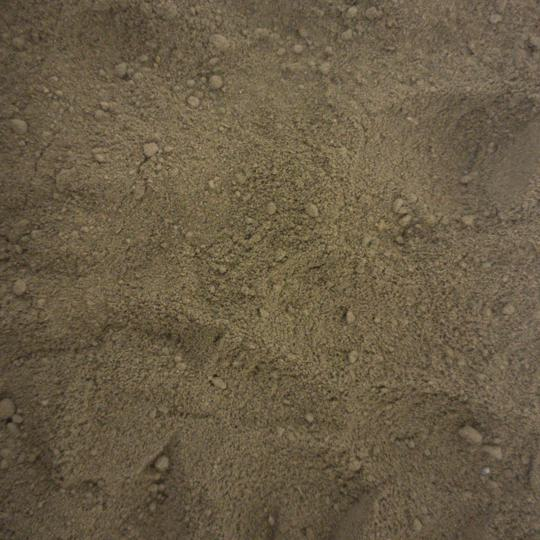
#> input picture image/01.jpg, 540 x 540 px
$ python index.py
#> lines starting #> are read from the running program, lines starting #| are printed output that depends on the picture
print("hello world")


import numpy as np
import matplotlib.pyplot as plt
import skimage.io as io

from copy import deepcopy


image1 = io.imread("image/01.jpg")
#> image1 is the input picture: shape (540, 540, 3); mean R, G, B 106, 92.6, 70.1

red_channel = deepcopy(image1)
green_channel = deepcopy(image1)
blue_channel = deepcopy(image1)

green_channel[:,:,1]=0
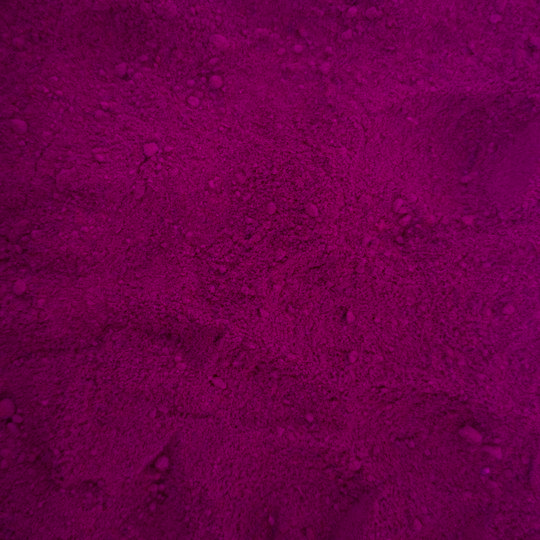
#> green_channel: shape (540, 540, 3); mean R, G, B 106, 0, 70.1
green_channel[:,:,2]=0
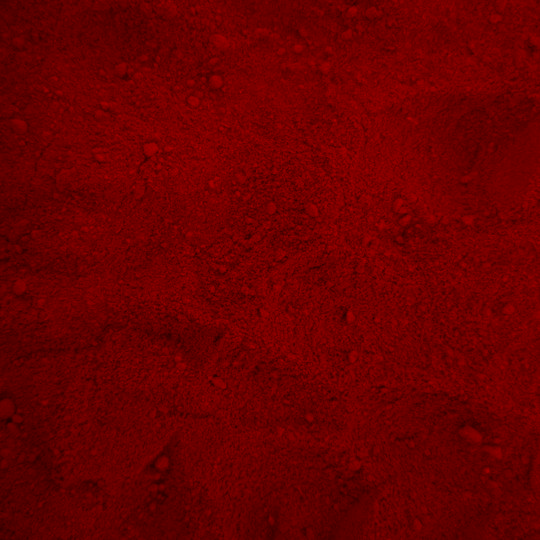
#> green_channel: shape (540, 540, 3); mean R, G, B 106, 0, 0

blue_channel[:,:,1]=0
blue_channel[:,:,2]=0

fig, ax = plt.subplots(ncols=2, nrows = 2)

ax[0,0].imshow(image1)
ax[0,0].set_title('Original')

ax[0,1].imshow(red_channel)
ax[0,1].set_title('red channel')

ax[1,0].imshow(green_channel)
ax[1,0].set_title('green channel')

ax[1,1].imshow(blue_channel)
ax[1,1].set_title('blue channel')

plt.show()
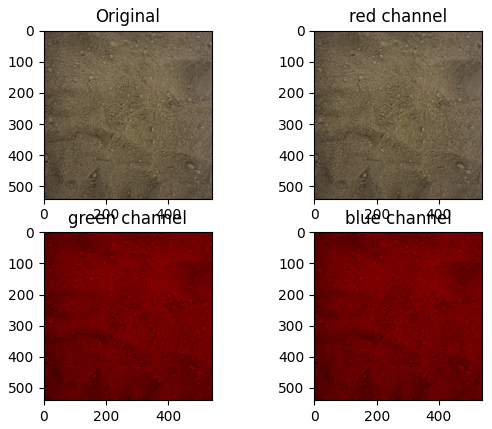
#> figure drawn by matplotlib, 4 panels

$ run again, with image/02.jpg copied over image/01.jpg
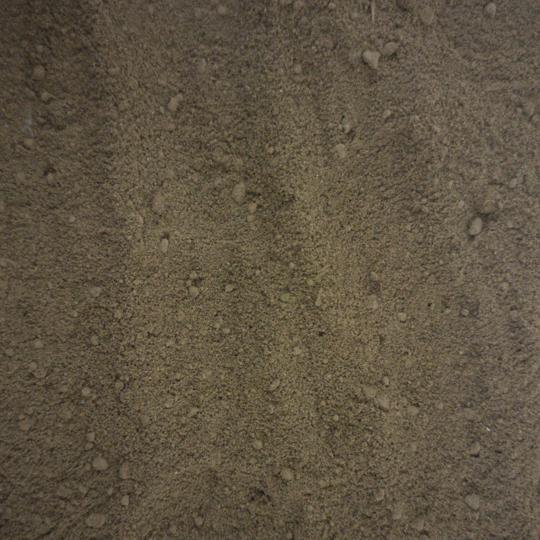
#> input picture image/02.jpg, 540 x 540 px
#> image1 is the input picture: shape (540, 540, 3); mean R, G, B 95.5, 84.2, 66.6
#> `green_channel[:,:,2]=0`:
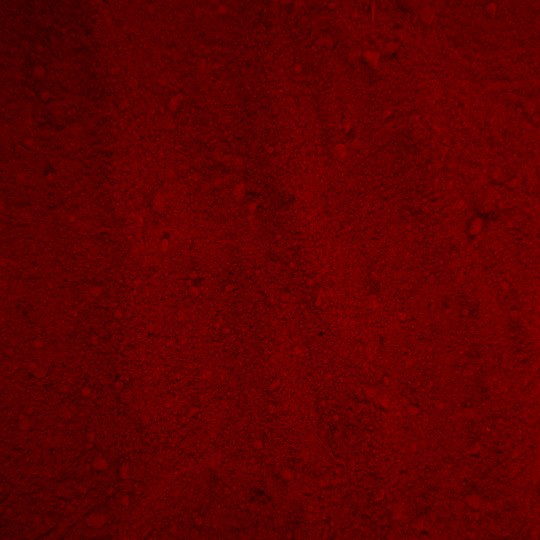
#> green_channel: shape (540, 540, 3); mean R, G, B 95.5, 0, 0
#> `plt.show()`:
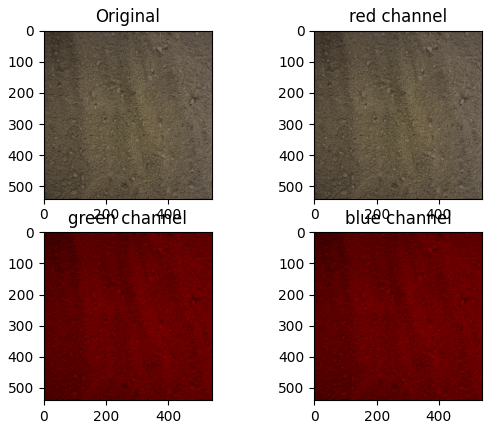
#> figure drawn by matplotlib, 4 panels

$ run again, with image/04.jpg copied over image/01.jpg
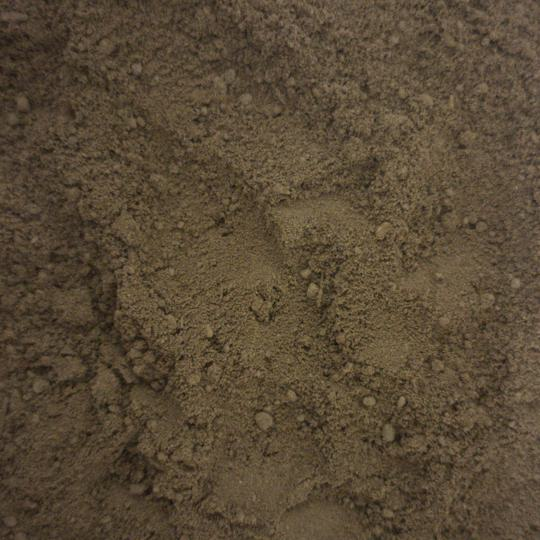
#> input picture image/04.jpg, 540 x 540 px
#> image1 is the input picture: shape (540, 540, 3); mean R, G, B 88.8, 73.9, 54
#> `green_channel[:,:,2]=0`:
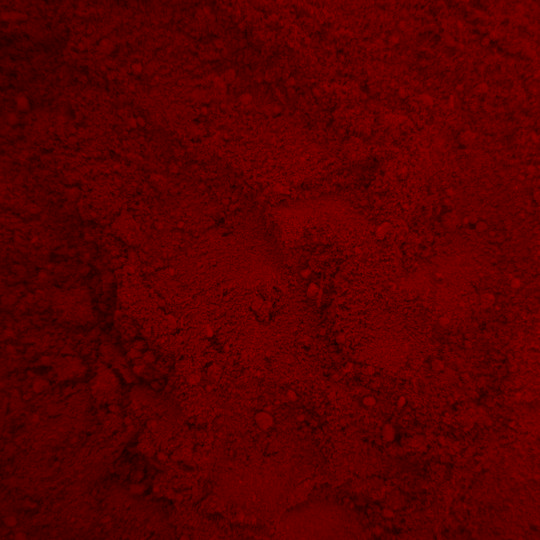
#> green_channel: shape (540, 540, 3); mean R, G, B 88.8, 0, 0
#> `plt.show()`:
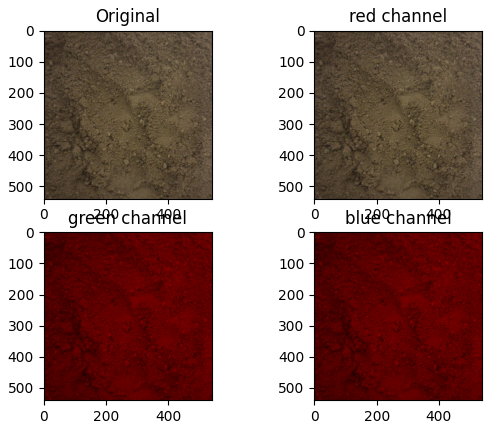
#> figure drawn by matplotlib, 4 panels

$ run again, with image/05.jpg copied over image/01.jpg
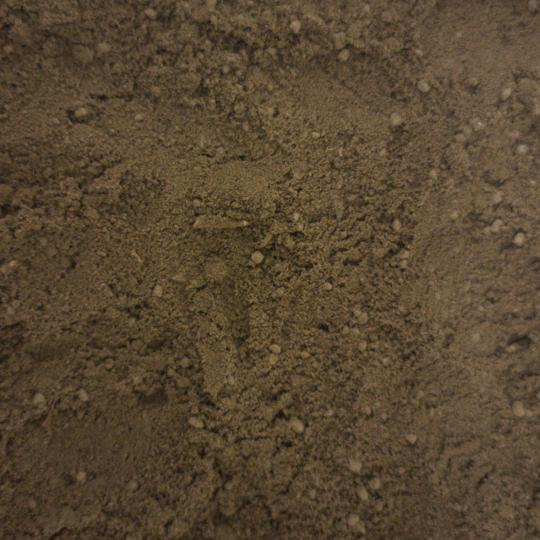
#> input picture image/05.jpg, 540 x 540 px
#> image1 is the input picture: shape (540, 540, 3); mean R, G, B 88.2, 71.2, 49.4
#> `green_channel[:,:,2]=0`:
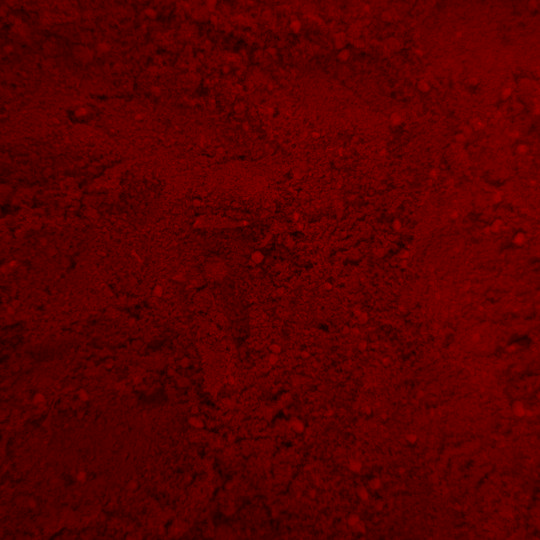
#> green_channel: shape (540, 540, 3); mean R, G, B 88.2, 0, 0
#> `plt.show()`:
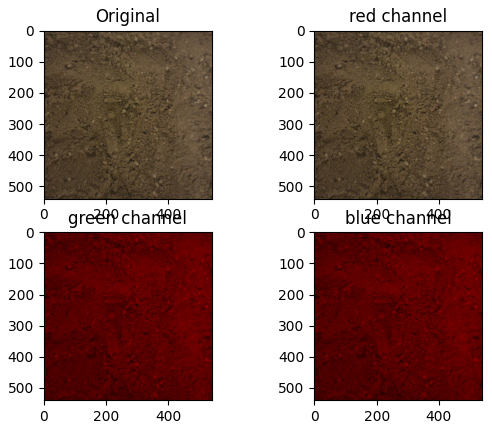
#> figure drawn by matplotlib, 4 panels
